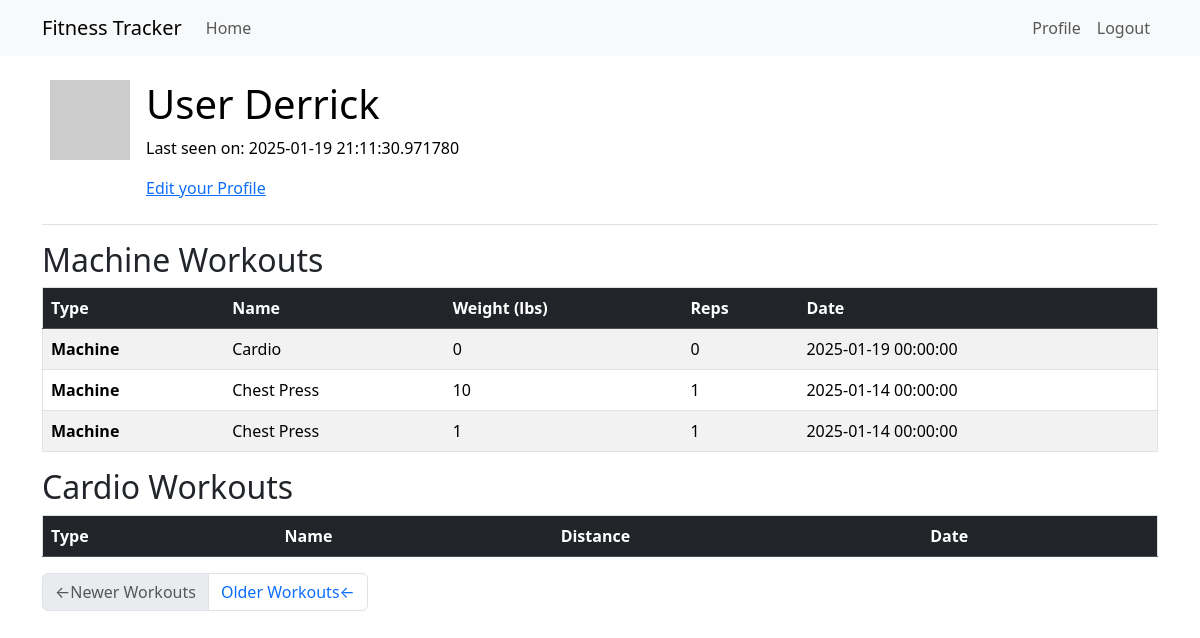
/user/Derrick (signed in), run on the app's committed database.
### app/models.py (models this page shows, shortened)
class User(UserMixin, db.Model):
    id: Mapped[int] = mapped_column(primary_key=True)
    username: Mapped[str] = mapped_column(String(64), index=True, unique=True)
    email: Mapped[str] = mapped_column(String(120), index=True, unique=True)
    password_hash: Mapped[Optional[str]] = mapped_column(String(256))
    workouts: Mapped[List['Workout']] = relationship(back_populates='user', lazy='dynamic')
    about_me: Mapped[Optional[str]] = mapped_column(String(140))
    last_seen: Mapped[Optional[datetime]] = mapped_column(
        default=lambda: datetime.now(timezone.utc))
    def avatar(self, size):
        digest = md5(self.email.lower().encode('utf-8')).hexdigest()
        return f'https://www.gravatar.com/avatar/{digest}?d=identicon&s={size}'

class MachineExercise(db.Model):
    id: Mapped[int] = mapped_column(primary_key=True)
    name: Mapped[str] = mapped_column(String(64), index=True)
    reps: Mapped[int] = mapped_column(Integer, default=1)
    weight: Mapped[int] = mapped_column(Integer, default=0)
    workouts: Mapped[List['Workout']] = relationship(secondary='workout_machine_exercise', back_populates='machine_exercises')

class Workout(db.Model):
    id: Mapped[int] = mapped_column(primary_key=True)
    date: Mapped[datetime] = mapped_column(index=True, default=lambda: datetime.now(timezone.utc))
    user_id: Mapped[int] = mapped_column(ForeignKey(User.id), index=True)
    user: Mapped[User] = relationship(back_populates='workouts')
    machine_exercises: Mapped[List["MachineExercise"]] = relationship(secondary='workout_machine_exercise', back_populates="workouts")
    cardio_exercises: Mapped[List["CardioExercise"]] = relationship(secondary='workout_cardio_exercise', back_populates="workouts")

### app/routes.py (the view)
@app.route('/user/<username>')
@login_required
def user(username):
    if not current_user.is_authenticated:
        return redirect(url_for('index'))
    page = request.args.get('page', 1, type=int)
    user = db.first_or_404(sa.select(User).where(User.username == username))
    query = user.workouts.order_by(Workout.date.desc())
    workouts = db.paginate(query, page=page, per_page=app.config['WORKOUTS_PER_PAGE'], error_out=False)
    next_url = url_for('user', username=username, page=workouts.next_num) \
        if workouts.has_next else None
    prev_url = url_for('user', username=username, page=workouts.prev_num) \
        if workouts.has_prev else None
    return render_template('user.html', user=current_user, workouts=workouts.items, next_url=next_url, prev_url=prev_url)

### app/models.py (called while the page is built)
@login.user_loader
def load_user(id):
    return db.session.get(User, int(id))

### app/routes.py (called while the page is built)
@app.before_request
def before_request():
    if current_user.is_authenticated:
        current_user.last_seen = datetime.now(timezone.utc)
        db.session.commit()

### app/templates/user.html (shortened to what this page needs)
{% extends "base.html" %} {% block content %}
<table class="table table-hover">
  <tr>
    <td width="64px"><img src="{{ user.avatar(64) }}" /></td>
    <td>
      <h1>User {{ user.username }}</h1>
      {% if user.last_seen %}<p>Last seen on: {{ user.last_seen }}</p>{% endif %}
      {% if user == current_user %}
      <p><a href="{{ url_for('edit_profile') }}">Edit your Profile</a></p>
      {% endif %}
    </td>
  </tr>
</table>
{% include '_workout.html' %}
<nav aria-label="Post navigation">
  <ul class="pagination">
    <li class="page-item{% if not prev_url %} disabled{% endif %}">
      <a class="page-link" href="{{ prev_url }}">
        <span aria-hidden="true">&larr;</span>Newer Workouts
      </a>
    </li>
    <li class="page-item{% if not next_url %} disabled{% endif %}">
      <a class="page-link" href="{{ next_url }}">
        Older Workouts<span aria-hidden="true">&larr;</span>
      </a>
    </li>
  </ul>
</nav>
{% endblock %}

### app/templates/_workout.html (shortened to what this page needs)
<div class="table-responsive">
  <h2>Machine Workouts</h2>
  <table class="table table-striped table-hover border">
    <thead class="table-dark">
      <tr>
        <th scope="col">Type</th>
        <th scope="col">Name</th>
        <th scope="col">Weight (lbs)</th>
        <th scope="col">Reps</th>
        <th scope="col">Date</th>
      </tr>
    </thead>
    <tbody>
      {% for workout in workouts %}
        {% for machine in workout.machine_exercises %}
        <tr>
          <td><strong>Machine</strong></td>
          <td>{{ machine.name }}</td>
          <td>{{ machine.weight }}</td>
          <td>{{ machine.reps }}</td>
          <td>{{ workout.date }}</td>
        </tr>
        {% endfor %}
      {% endfor %}
    </tbody>
  </table>
  <h2>Cardio Workouts</h2>
  <table class="table table-striped table-hover border">
    <thead class="table-dark">
      <tr>
        <th scope="col">Type</th>
        <th scope="col">Name</th>
        <th scope="col">Distance</th>
        <th scope="col">Date</th>
      </tr>
    </thead>
  </table>
</div>

### data on the page
User: username "Derrick", last_seen "2025-01-19 21:11:30.971780"
Workout: date "2025-01-19 00:00:00"
MachineExercise: name "Cardio", weight "0", reps "0"
Workout: date "2025-01-14 00:00:00"
MachineExercise: name "Chest Press", weight "10", reps "1"
Workout: date "2025-01-14 00:00:00"
MachineExercise: name "Chest Press", weight "1", reps "1"
